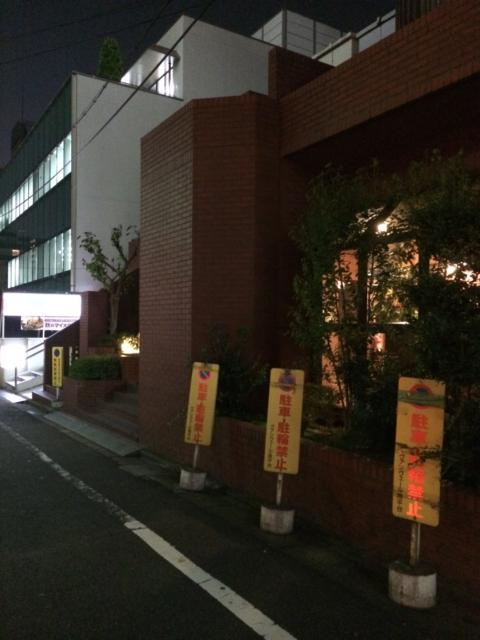
#> input picture target_night/@0381807.40@3946274.62@54@S@035.65324@0139.69433@00393.jpg@@@@@@@@.jpg, 480 x 640 px
$ python post_processing_night_image.py ../target_night out
#> lines starting #> are read from the running program, lines starting #| are printed output that depends on the picture
#> in apply_post_processing, image is the input picture: PIL image 480x640 RGB; mean R, G, B 51.2, 44.7, 36.2
from PIL import Image, ImageDraw, ImageEnhance, ImageFilter
import numpy as np
from random import gauss
import os
from glob import glob
from tqdm import tqdm
import sys
import random

def brightness(image, factorMin, factorMax):
#> called with factorMin = 0.7, factorMax = 0.8
    enhancer = ImageEnhance.Brightness(image)
    factor = np.random.uniform(factorMin, factorMax)
    return enhancer.enhance(factor)
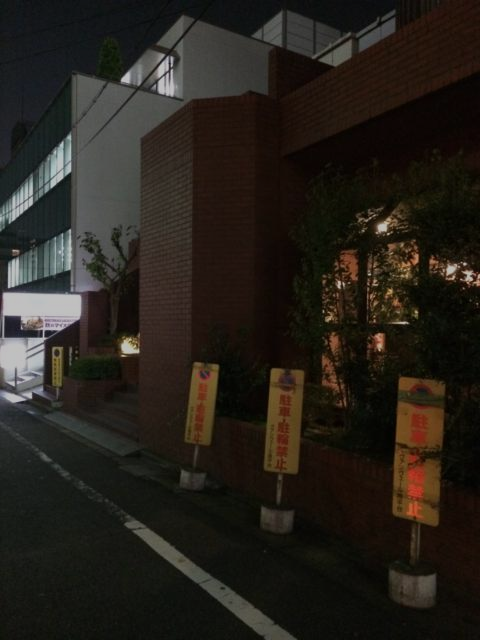
#> returned value: PIL image 480x640 RGB; mean R, G, B 38.1, 33.3, 26.8

def desaturate(image, factorMin, factorMax):
#> called with factorMin = 0.8, factorMax = 0.9
    enhancer = ImageEnhance.Color(image)
    factor = np.random.uniform(factorMin, factorMax)
    return enhancer.enhance(factor)

def blue_tint(image, factorMin, factorMax):
    # Loop through all pixels and add a blue tint
#> called with factorMin = 1.15, factorMax = 1.2
    factor = np.random.uniform(factorMin, factorMax)
    for i in range(image.width):
        for j in range(image.height):
            r, g, b = image.getpixel((i, j))
            # Increase the blue channel by 30%
            image.putpixel((i, j), (r, g, int(b * factor)))
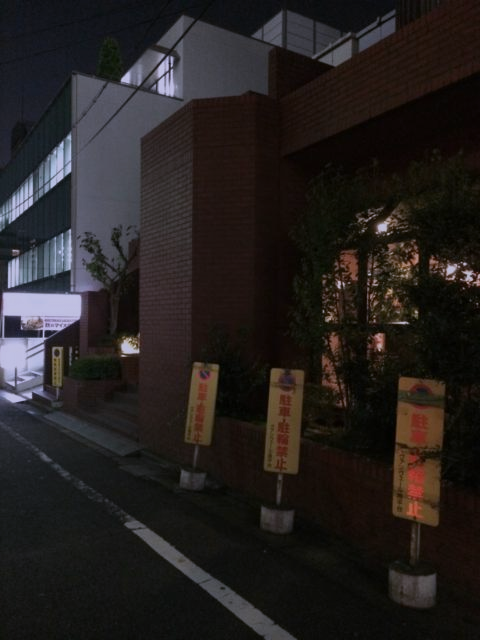
#> image: PIL image 480x640 RGB; mean R, G, B 37.2, 32.9, 31.7

    return image

def contrast(image, factorMin, factorMax):
#> called with factorMin = 1.1, factorMax = 1.2
    enhancer = ImageEnhance.Contrast(image)
    factor = np.random.uniform(factorMin, factorMax)
    return enhancer.enhance(factor)

def generate_and_apply_gradient(image, factorMin, factorMax):
    """ Add a gradient to the image """
#> called with factorMin = 1.2, factorMax = 1.4
    # Create a new image with a black to transparent vertical gradient
    gradient = Image.new("RGBA", (image.width, image.height), (0, 0, 0, 0))
#> gradient: PIL image 480x640 RGBA; every value is 0
    draw = ImageDraw.Draw(gradient)
    for y in range(image.height):
        # Set the transparency of the pixel based on its position in the image
        # The top of the image will be fully opaque (255), and the bottom will be fully transparent (0)
        transparency = int(y / (image.height*1.2) * 255)
        draw.line((0, y, image.width, y), fill=(0, 0, 0, transparency))

    #rotate the gradient
    gradient = gradient.rotate(180)
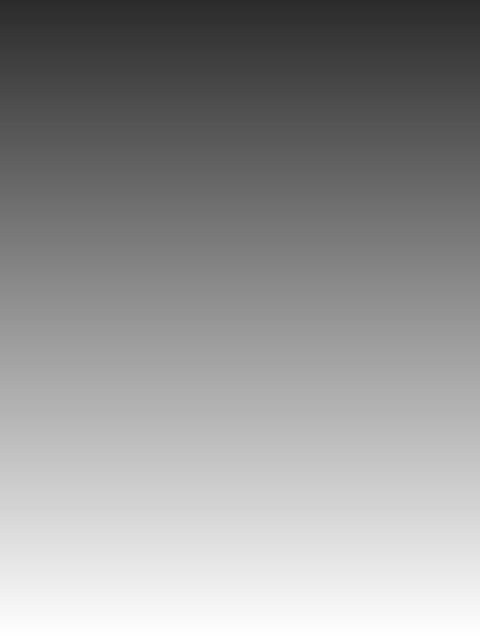
#> gradient: PIL image 480x640 RGBA; mean R, G, B, A 0, 0, 0, 105.6; transparent parts drawn white

    # Paste the gradient onto the image
    image.paste(gradient, (0, 0), gradient)
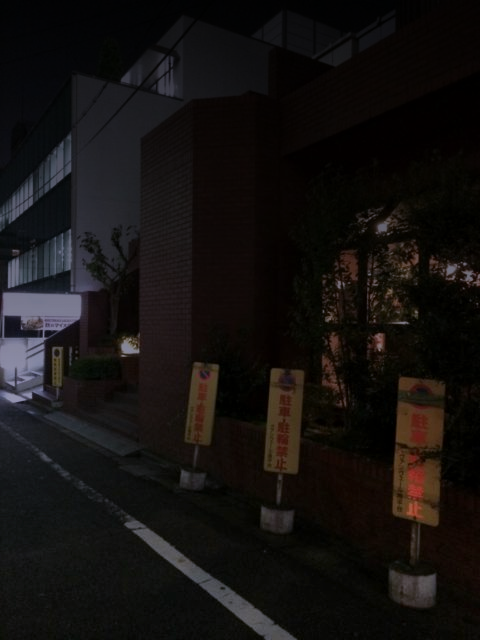
#> image: PIL image 480x640 RGB; mean R, G, B 20.5, 17.6, 16.4

    return image

def dark_mask(image):
    """ Create random circular masks"""
    mask = Image.new("RGBA", (image.width, image.height), (0,0,0, 100))
    draw = ImageDraw.Draw(mask)
    for i in range(8):
      x = np.random.randint(0, image.width)
      y = np.random.randint(image.height/4, image.height)
      radius = np.random.randint(image.height/5, image.height/3)
      # Draw the circle
      draw.ellipse((x - radius, y - radius, x + radius, y + radius), fill=(0,0,0,0))

    # blur the mask
    mask = mask.filter(ImageFilter.GaussianBlur(radius=80))
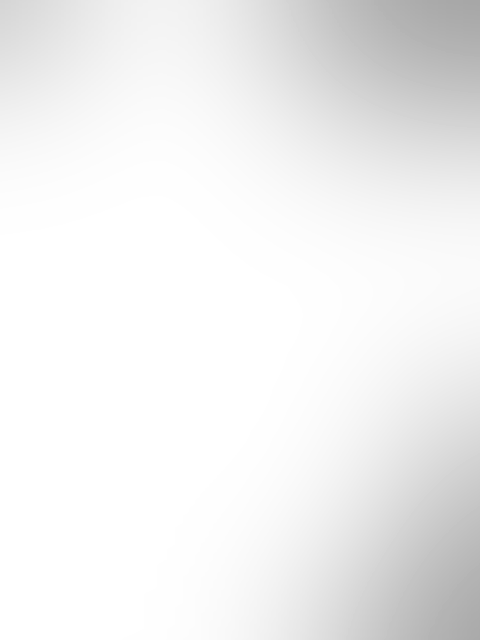
#> mask: PIL image 480x640 RGBA; mean R, G, B, A 0, 0, 0, 14; transparent parts drawn white

    # Paste the mask onto the image
    image.paste(mask, (0, 0), mask)
    return image

def add_gaussian_noise(image):
    mean = 0
    stddev = 5
    for i in range(image.width):
        for j in range(image.height):
            r, g, b = image.getpixel((i, j))
            # Increase the blue channel by 30%
            r = r + int(gauss(mean, stddev))
            g = g + int(gauss(mean, stddev))
            b = b + int(gauss(mean, stddev))
            r = max(0, min(r, 255))
            g = max(0, min(g, 255))
            b = max(0, min(b, 255))

            image.putpixel((i, j), (r, g, b))

    return image

def apply_post_processing(filename, fda_applied = True):
    # Open the image
    if fda_applied:
        brightness_min = 0.8
        brightness_max = 0.9
        desaturate_min = 0.9
        desaturate_max = 0.95
        blue_tint_min = 1.05
        blue_tint_max = 1.15
        contrast_min = 1.05
        contrast_max = 1.1
        gradient_min = 1.1
        gradient_max = 1.3
    else:
        brightness_min = 0.7
        brightness_max = 0.8
        desaturate_min = 0.8
        desaturate_max = 0.9
        blue_tint_min = 1.15
        blue_tint_max = 1.2
        contrast_min = 1.1
        contrast_max = 1.2
        gradient_min = 1.2
        gradient_max = 1.4
    image = Image.open(filename)
    image = brightness(image, brightness_min, brightness_max)
    image = desaturate(image, desaturate_min, desaturate_max)
    image = blue_tint(image, blue_tint_min, blue_tint_max)
    image = contrast(image, contrast_min, contrast_max)
    image = generate_and_apply_gradient(image, gradient_min, gradient_max)
    image = dark_mask(image)
    image = add_gaussian_noise(image)
    return image

if __name__ == "__main__":
    directory = sys.argv[1]
    output_directory = sys.argv[2]
    if not os.path.isdir(output_directory):
      os.makedirs(output_directory)
    images_paths = sorted(glob(f"{directory}/**/*.jpg", recursive=True))
    for filename in tqdm(images_paths):
        internal_dir, image_name = filename.split("/")[-2], filename.split("/")[-1]

        night_image = apply_post_processing(filename, False)

        if not os.path.isdir(os.path.join(output_directory, internal_dir)):
            os.makedirs(os.path.join(output_directory, internal_dir))
        night_image.save(os.path.join(output_directory,internal_dir, image_name))
#> pass 2 of the loop `for filename in tqdm(images_paths):`:
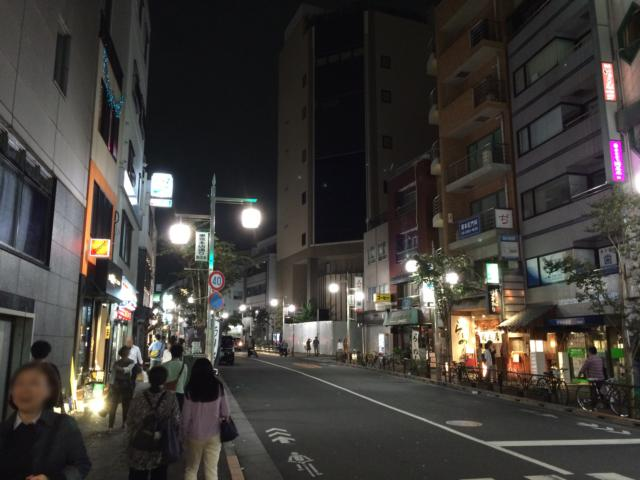
#> input picture target_night/@0381919.30@3947017.64@54@S@035.65995@0139.69546@00063.jpg@@@@@@@@.jpg, 640 x 480 px
#> in apply_post_processing, image is the input picture: PIL image 640x480 RGB; mean R, G, B 63.9, 60.8, 57.3
#> after the loop in blue_tint (call 2), `for i in range(image.width):`:
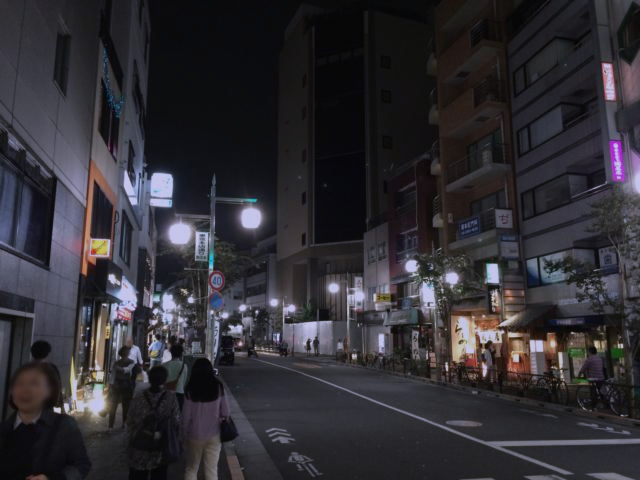
#> image: PIL image 640x480 RGB; mean R, G, B 48.6, 46.7, 52.3
#> in dark_mask (call 2), `mask = mask.filter(ImageFilter.GaussianBlur(radius=80))`:
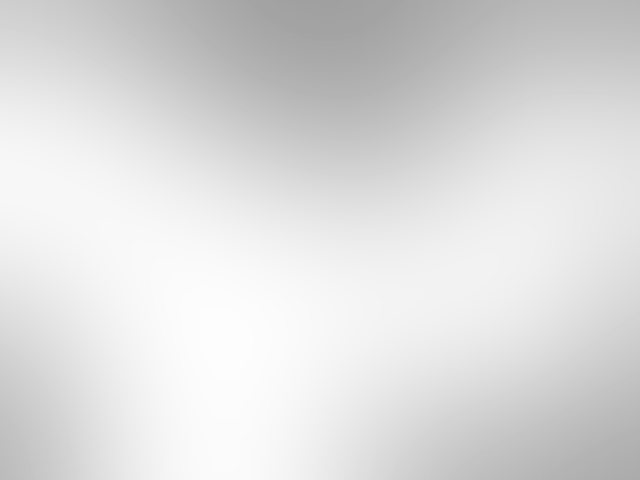
#> mask: PIL image 640x480 RGBA; mean R, G, B, A 0, 0, 0, 34.3; transparent parts drawn white
